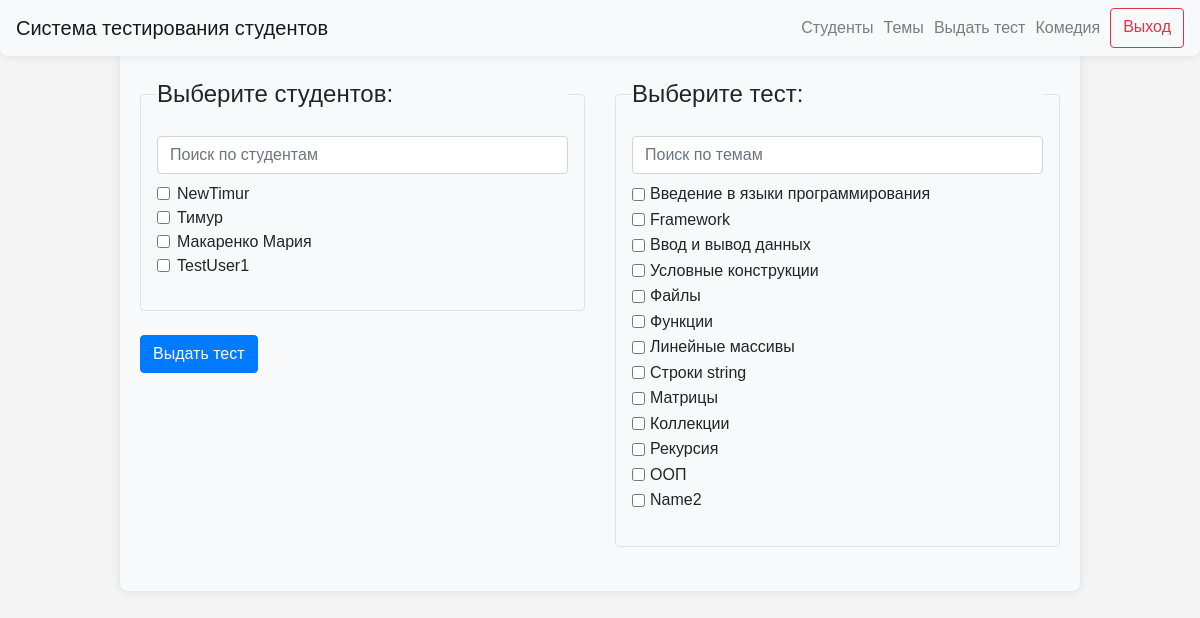
Page /groups/2/give_test (signed in) on the committed database.
### data/users.py (models this page shows)
class User(SqlAlchemyBase, UserMixin, SerializerMixin):
    __tablename__ = "users"
    id = sqlalchemy.Column(
        sqlalchemy.Integer,
        primary_key=True,
        autoincrement=True,
    )
    name = sqlalchemy.Column(
        sqlalchemy.String,
        nullable=True,
    )
    group_id = sqlalchemy.Column(
        sqlalchemy.Integer,
        sqlalchemy.ForeignKey(
            "groups.id",
            ondelete="CASCADE",
        ),
        nullable=False,
    )
    date_of_birth = sqlalchemy.Column(
        sqlalchemy.Date,
        nullable=False,
    )
    user_level = sqlalchemy.Column(
        sqlalchemy.String,
        default="student",
    )

### data/topics.py (models this page shows)
class Topic(SqlAlchemyBase, UserMixin, SerializerMixin):
    __tablename__ = "topics"
    id = sqlalchemy.Column(sqlalchemy.Integer,
                           primary_key=True, autoincrement=True)
    name = sqlalchemy.Column(sqlalchemy.String, nullable=True)

### server.py (the view, shortened to what this page needs)
@app.route("/groups/<int:group_id>/give_test", methods=["GET", "POST"])
@login_required
def give_test(group_id):
    if current_user.user_level == "admin":
        db_sess = db_session.create_session()
        students = db_sess.query(User).filter(User.user_level != "admin" and User.group_id == group_id)
        topics = db_sess.query(Topic)
    else:
        abort(403)
    return render_template(
        "give_test.html",
        students=students,
        topics=topics,
        title="Выдача тестов",
        group_id=group_id,
    )

### data/db_session.py (called while the page is built)
def create_session() -> Session:
    global __factory
    return __factory()

### server.py (called while the page is built)
@login_manager.user_loader
def load_user(user_id):
    db_sess = db_session.create_session()
    return db_sess.query(User).get(user_id)

### templates/give_test.html (shortened to what this page needs)
{% extends "base.html" %}
{% block content %}
<form action="/groups/{{ group_id }}/give_test" method="post">
    <div class="row justify-content-center">
        <div class="col-md-6">
            <fieldset class="border p-3 rounded">
                <legend class="form-legend">Выберите студентов:</legend>
                <div class="form-group">
                    <input type="text" class="form-control mb-2" id="student-search" placeholder="Поиск по студентам">
                    {% for student in students %}
                    <div class="form-check student">
                        <input type="checkbox" class="form-check-input" id="student-{{ student.id }}"
                               name="students" value="{{ student.id }}">
                        <label class="form-check-label" for="student-{{ student.id }}">{{ student.name }}</label>
                    </div>
                    {% endfor %}
                </div>
            </fieldset>
            <br>
            <button type="submit" class="btn btn-primary float-end" onclick="return validateSelection()">Выдать
                тест
            </button>
        </div>
        <div class="col-md-6">
            <fieldset class="border p-3 rounded">
                <legend class="form-legend">Выберите тест:</legend>
                <div class="form-group">
                    <input type="text" class="form-control mb-2" id="topic-search" placeholder="Поиск по темам">
                    <ul class="list-unstyled">
                        {% for topic in topics %}
                        <li class="topic">
                            <div class="form-check form-check-inline">
                                <input type="checkbox" class="form-check-input" id="topic-{{ topic.id }}" name="topics"
                                       value="{{ topic.id }}">
                                <label class="form-check-label" for="topic-{{ topic.id }}">{{ topic.name }}</label>
                            </div>
                        </li>
                        {% endfor %}
                    </ul>
                </div>
            </fieldset>
            <br>
        </div>
    </div>
</form>
{% endblock %}

### templates/base.html (shortened to what this page needs)
<!doctype html>
<html lang="en">
<head>
    <link rel="stylesheet"
          href="https://stackpath.bootstrapcdn.com/bootstrap/4.4.1/css/bootstrap.min.css"
>
    <link rel="stylesheet" type="text/css" href="../static/css/style.css">
</head>
<body>
<header>
    <nav class="navbar navbar-light bg-light custom-navbar">
        <a class="navbar-brand" href="/">Система тестирования студентов</a>
        {% if current_user.is_authenticated %}
        <div class="d-flex flex-row-reverse">
            <a class="btn btn-outline-danger spaced-element" style="margin-left: 10px; text-align: center;"
               href="/logout">Выход</a>
            {% if current_user.user_level == 'admin' %}
            <a class="navbar-text" style="margin-left: 10px; text-align: center;">{{ current_user.name }}</a>
            <a class="navbar-text" style="margin-left: 10px; text-align: center;" href="/select_group_for_test">Выдать тест</a>
            <a class="navbar-text" style="margin-left: 10px; text-align: center;" href="/topics">Темы</a>
            <a class="navbar-text" style="margin-left: 10px; text-align: center;" href="/groups">Студенты</a>
            {% else %}
            <a class="navbar-text" style="margin-left: 10px; text-align: center;" href="{{ url_for('personal_cabinet', user_id=current_user.id) }}">{{ current_user.name }}</a>
            {% endif %}
        </div>
        {% endif %}
    </nav>
</header>
<main role="main" class="container">
    {% block content %}
    {% endblock %}
</main>
</body>
</html>

### static/css/style.css (style rules this page uses)
body { font-family: Arial, sans-serif; margin: 0; padding: 0; background-color: #f4f4f4; }
.custom-navbar { margin: 0 auto; background-color: #f8f9fa; border-radius: 0 0 8px 8px; box-shadow: 0 0 10px rgba(0,0,0,0.1); }

### templates/give_test.html (style rules this page uses)
body { font-family: Arial, sans-serif; margin: 0; padding: 0; background-color: #f4f4f4; }
.container { width: 80%; margin: 0 auto; padding: 20px; background-color: #f8f9fa; border-radius: 0 0 8px 8px; box-shadow: 0 0 10px rgba(0,0,0,0.1); }

### rows in the picture
User: name "Комедия"
User: name "NewTimur"
User: name "Тимур"
User: name "Макаренко Мария"
User: name "TestUser1"
Topic: name "Введение в языки программирования"
Topic: name "Framework"
Topic: name "Ввод и вывод данных"
Topic: name "Условные конструкции"
Topic: name "Файлы"
Topic: name "Функции"
Topic: name "Линейные массивы"
Topic: name "Строки string"
Topic: name "Матрицы"
Topic: name "Коллекции"
Topic: name "Рекурсия"
Topic: name "ООП"
Topic: name "Name2"
